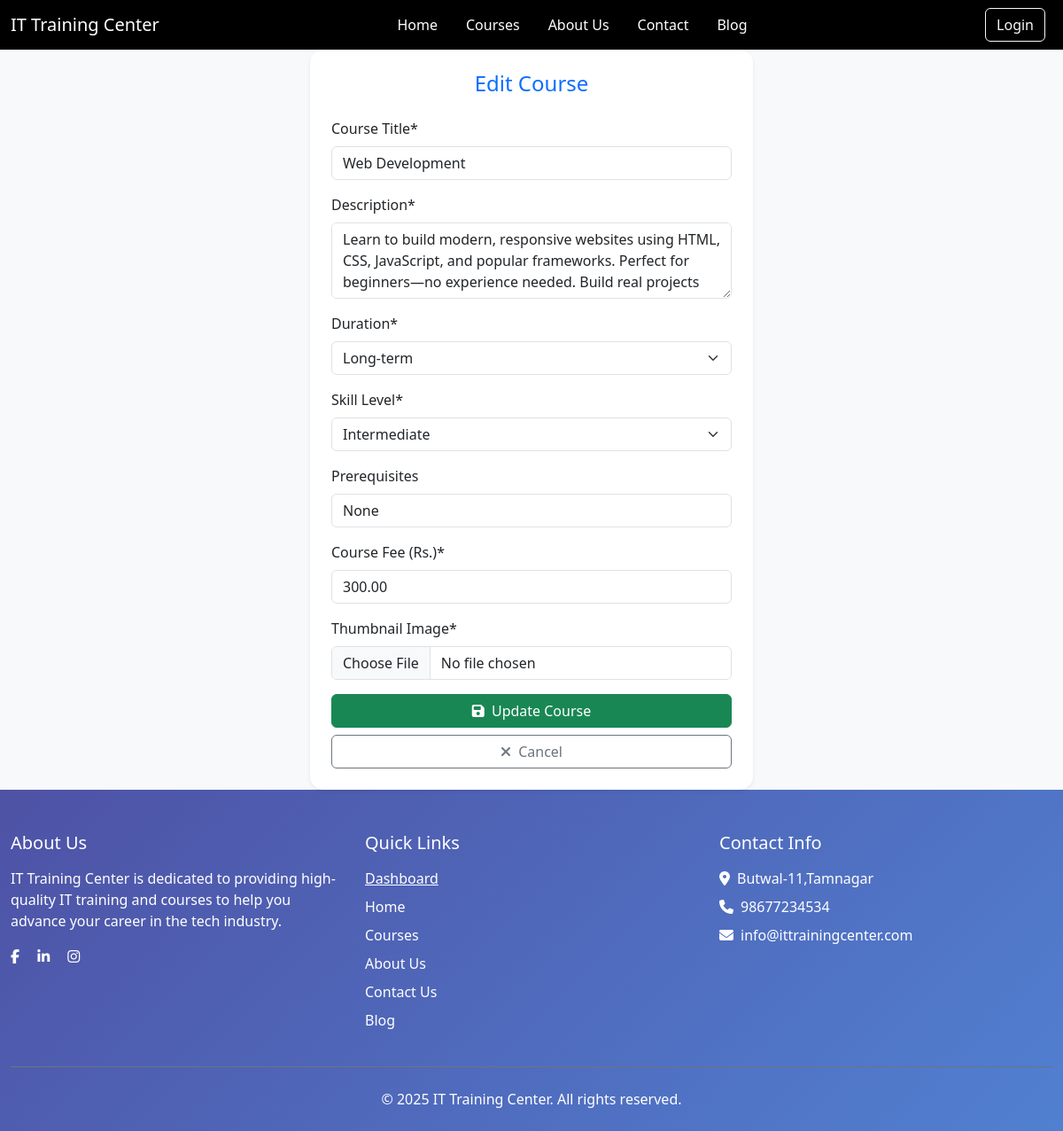
The app's page /instructor/edit_course/2, older data.
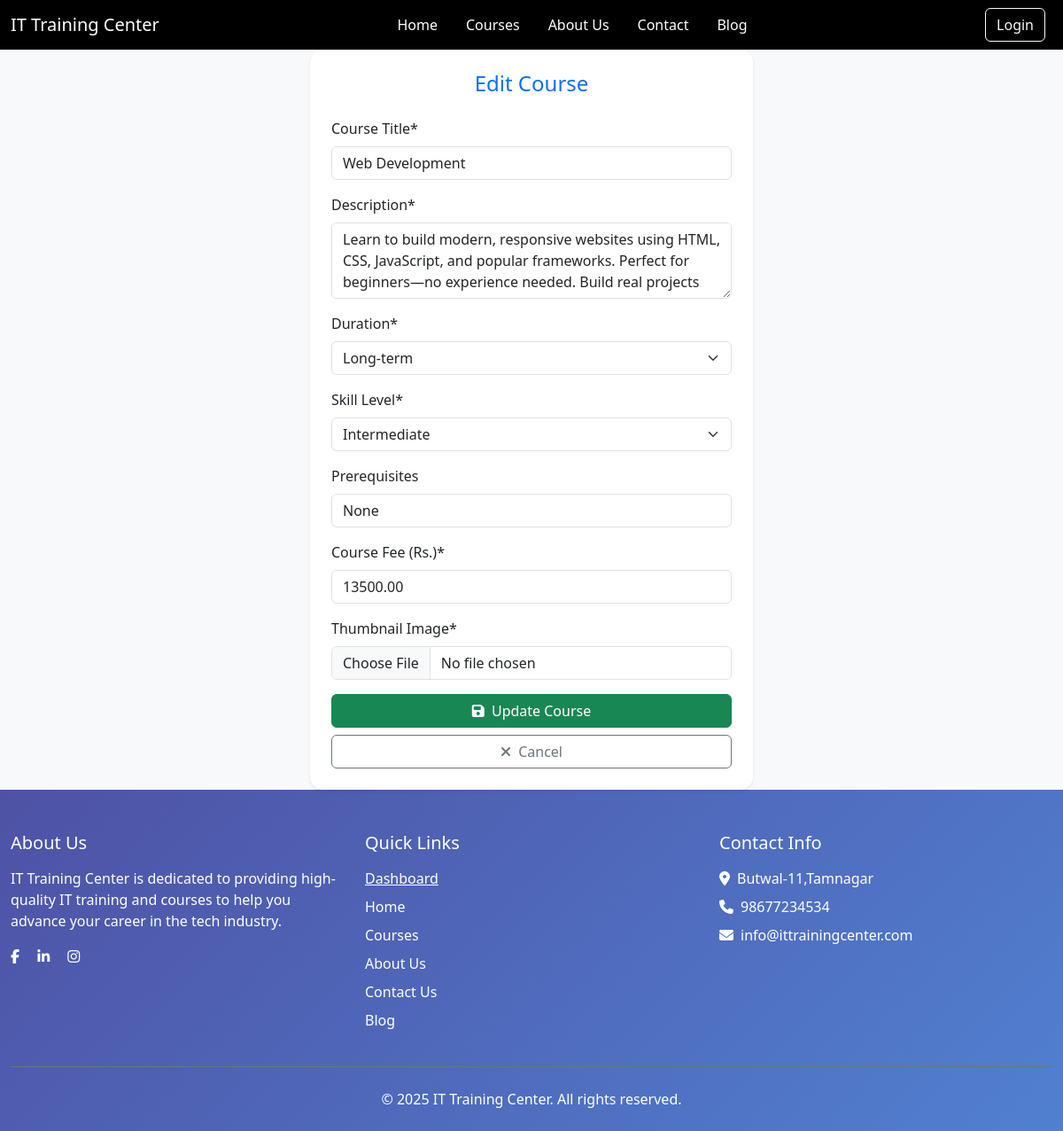
The same page, newer data.
### myapp/models.py (models this page shows, shortened)
class Course(models.Model):
    SKILL_LEVEL_CHOICES = [
        ('beginner', 'Beginner'),
        ('intermediate', 'Intermediate'),
        ('advanced', 'Advanced'),
    ]
    DURATION_CHOICES = [
        ('short-term', 'Short-term'),
        ('long-term', 'Long-term'),
    ]
    instructor = models.ForeignKey(
    settings.AUTH_USER_MODEL,
    on_delete=models.CASCADE,
    null=True,
    blank=True,
    related_name='courses'
)
    title = models.CharField(max_length=200)
    description = models.TextField()
    duration = models.CharField(max_length=20, choices=DURATION_CHOICES)
    skill_level = models.CharField(max_length=20, choices=SKILL_LEVEL_CHOICES)
    prerequisite = models.CharField(max_length=200, blank=True, null=True)
    price = models.DecimalField(max_digits=10, decimal_places=2)
    image = models.ImageField(upload_to='course_thumbnails/')
    promo_video_url = models.URLField(max_length=350, blank=True, null=True, help_text="YouTube/Vimeo embed URL")
    syllabus_video = models.FileField(upload_to='course_videos/', blank=True, null=True,
                                   help_text="Upload video file if not using URL")
    syllabus_text = models.TextField(blank=True, help_text="Detailed course syllabus")
    created_at = models.DateTimeField(auto_now_add=True)

### instructorapp/views.py (the view, shortened to what this page needs)
# urls.py: path('edit_course/<int:course_id>',edit_course,name='edit_course'),
def edit_course(request, course_id):
    course = get_object_or_404(Course, id=course_id)
    return render(request, 'instructor/edit_course.html', {'course': course})

### instructorapp/templates/instructor/edit_course.html (shortened to what this page needs)
{% extends 'base3.html' %}
{% load static %}
{% block content %}
<div class="d-flex justify-content-center align-items-center" style="min-height: 100vh; background-color: #f8f9fa;">
    <div class="card shadow-sm p-4" style="width: 100%; max-width: 500px;">
        <h4 class="text-center mb-4 text-primary">Edit Course</h4>
        <form method="post" enctype="multipart/form-data">
            <div class="mb-3">
                <label class="form-label">Course Title*</label>
                <input type="text" class="form-control" name="title" value="{{ course.title }}" required>
            </div>
            <div class="mb-3">
                <label class="form-label">Description*</label>
                <textarea class="form-control" name="description" rows="3" required>{{ course.description }}</textarea>
            </div>
            <div class="mb-3">
                <label class="form-label">Duration*</label>
                <select class="form-select" name="duration" required>
                    <option value="long-term" {% if course.duration == 'long-term' %}selected{% endif %}>Long-term</option>
                </select>
            </div>
            <div class="mb-3">
                <label class="form-label">Skill Level*</label>
                <select class="form-select" name="skill_level" required>
                    <option value="intermediate" {% if course.skill_level == 'intermediate' %}selected{% endif %}>Intermediate</option>
                </select>
            </div>
            <div class="mb-3">
                <label class="form-label">Prerequisites</label>
                <input type="text" class="form-control" name="prerequisite" value="{{ course.prerequisite }}">
            </div>
            <div class="mb-3">
                <label class="form-label">Course Fee (Rs.)*</label>
                <input type="number" class="form-control" name="price" min="0" value="{{ course.price }}" required>
            </div>
            <div class="mb-3">
                <label class="form-label">Thumbnail Image*</label>
                <input type="file" class="form-control" name="image" accept="image/*">
            </div>
            <div class="d-grid gap-2 mt-3">
                <button type="submit" class="btn btn-success">
                    <i class="fas fa-save me-1"></i> Update Course
                </button>
                <button type="button" class="btn btn-outline-secondary" onclick="window.history.back()">
                    <i class="fas fa-times me-1"></i> Cancel
                </button>
            </div>
        </form>
    </div>
</div>
{% endblock %}

Row changes from the older to the newer data that the page shows:
changed Course "Web Development": price "300.00" → "13500.00"
